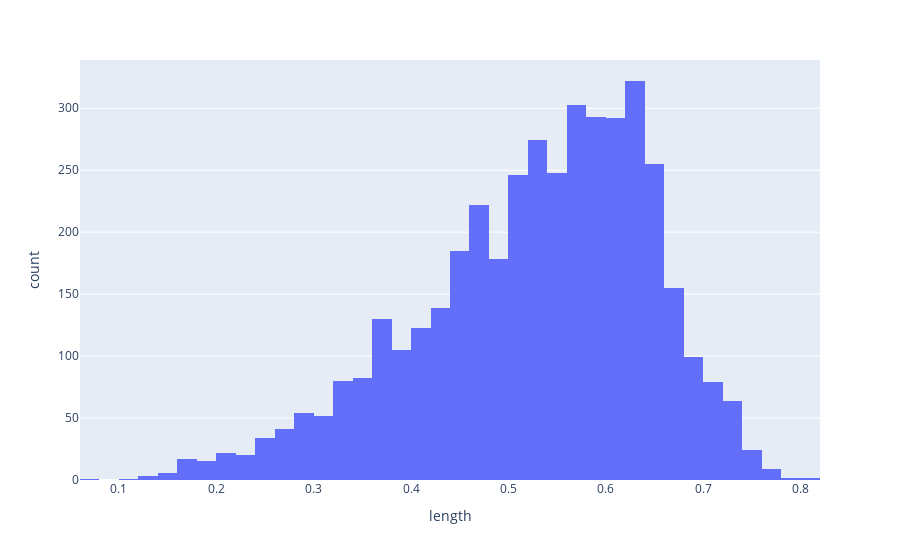

Notebook source saved alongside this figure:
### Code cell
# create a data variable:


fig = px.histogram(df, x="length")


fig.update_traces(xbins=dict( # bins used for histogram
        start=0.0,
        end=1.0,
        size=0.02
    ))

fig.show()

### Figure 1 — Plotly figure (JSON) as saved in the notebook; plotly's stock layout.template omitted (floating-point values rounded to 4 significant figures; data arrays with more than 128 entries replaced by an {"elided": "..."} marker saying what was removed)
{"data": [{"alignmentgroup": "True", "bingroup": "x", "hovertemplate": "length=%{x}<br>count=%{y}<extra></extra>", "legendgroup": "", "marker": {"color": "#636efa"}, "name": "", "offsetgroup": "", "orientation": "v", "showlegend": false, "type": "histogram", "x": {"elided": "4177 float values"}, "xaxis": "x", "xbins": {"end": 1, "size": 0.02, "start": 0}, "yaxis": "y"}], "layout": {"autosize": true, "barmode": "relative", "legend": {"tracegroupgap": 0}, "margin": {"t": 60}, "xaxis": {"anchor": "y", "autorange": true, "domain": [0, 1], "range": [0.06, 0.82], "title": {"text": "length"}, "type": "linear"}, "yaxis": {"anchor": "x", "autorange": true, "domain": [0, 1], "range": [0, 338.9], "title": {"text": "count"}}}}
